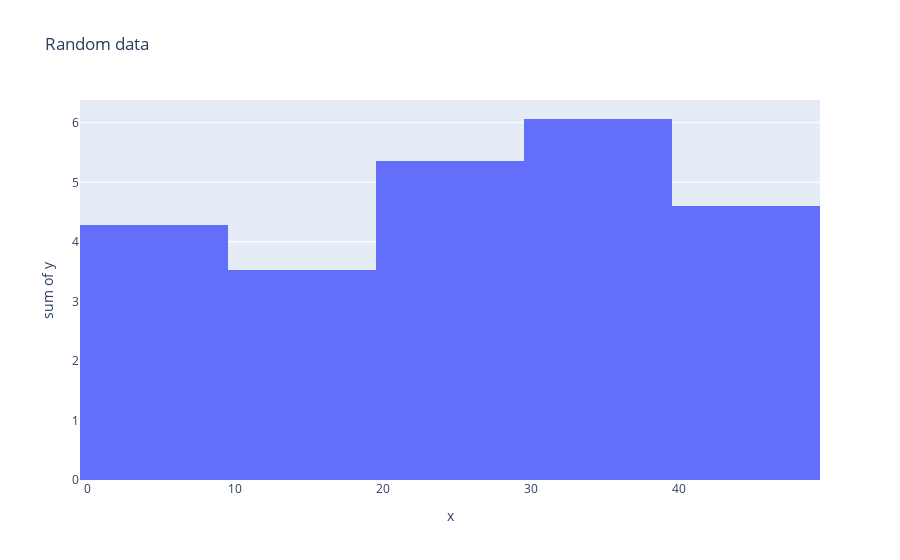

The notebook cell this image was saved under:
### Code cell
x = np.arange(50)
y = np.sin(np.random.rand(50))
px.histogram(x=x, y=y, title='Random data')

### Figure 1 — Plotly figure (JSON) as saved in the notebook; plotly's stock layout.template omitted (floating-point values rounded to 4 significant figures)
{"data": [{"alignmentgroup": "True", "bingroup": "x", "histfunc": "sum", "hovertemplate": "x=%{x}<br>sum of y=%{y}<extra></extra>", "legendgroup": "", "marker": {"color": "#636efa", "pattern": {"shape": ""}}, "name": "", "offsetgroup": "", "orientation": "v", "showlegend": false, "type": "histogram", "x": [0, 1, 2, 3, 4, 5, 6, 7, 8, 9, 10, 11, 12, 13, 14, 15, 16, 17, 18, 19, 20, 21, 22, 23, 24, 25, 26, 27, 28, 29, 30, 31, 32, 33, 34, 35, 36, 37, 38, 39, 40, 41, 42, 43, 44, 45, 46, 47, 48, 49], "xaxis": "x", "y": [0.6011, 0.6417, 0.1109, 0.6367, 0.07219, 0.01353, 0.3731, 0.7695, 0.3815, 0.68, 0.6741, 0.7667, 0.2057, 0.09779, 0.1632, 0.5349, 0.1878, 0.3295, 0.5443, 0.01495, 0.7504, 0.5463, 0.07582, 0.7175, 0.5686, 0.2403, 0.516, 0.7622, 0.7399, 0.4392, 0.6634, 0.8328, 0.342, 0.7929, 0.3964, 0.2317, 0.8259, 0.7603, 0.7586, 0.4592, 0.6706, 0.2904, 0.0637, 0.5339, 0.6723, 0.583, 0.451, 0.3632, 0.63, 0.3406], "yaxis": "y"}], "layout": {"barmode": "relative", "legend": {"tracegroupgap": 0}, "title": {"text": "Random data"}, "xaxis": {"anchor": "y", "domain": [0, 1], "title": {"text": "x"}}, "yaxis": {"anchor": "x", "domain": [0, 1], "title": {"text": "sum of y"}}}}
